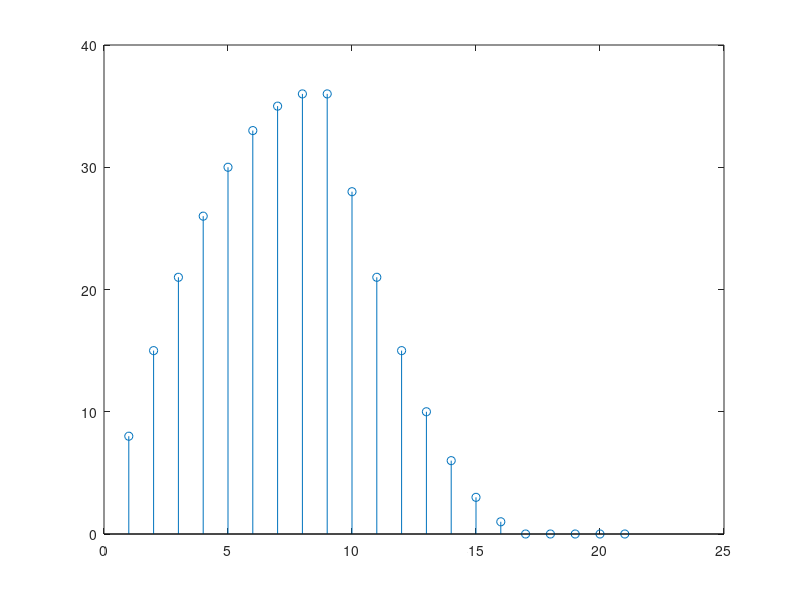

Here is the MATLAB script that generated this plot:
clear all; close all; clc;

t = -10:1:10;
x = [0 0 0 0 0 0 0 0 0 8 7 6 5 4 3 2 1 0 0 0 0];
zero1 = zeros(1,length(x));
yfp = [];
for ii = 1:length(t)
	yfp = [yfp x((length(x)+1)-ii)];
end


h = [0 0 0 0 0 0 0 0 0 0 1 1 1 1 1 1 1 1 1 0 0];
y = zeros(1,length(x));

%for ii = length(t):-1:1
% 	xfp = [x(ii:length(x)) x(1:ii)]
%	stem(xfp)
%	pause(0.5)
%end

%for ii = 1:length(x)
	for jj = 1:length(h)
	y = y+h(jj).*shift(x,jj+1);
	%y = y+x(jj).*shift(h,length(h)-jj)
	%y = y+x(jj).*h;
	stem(y)
	pause(0.05)
	drawnow
	endfor
%endfor

